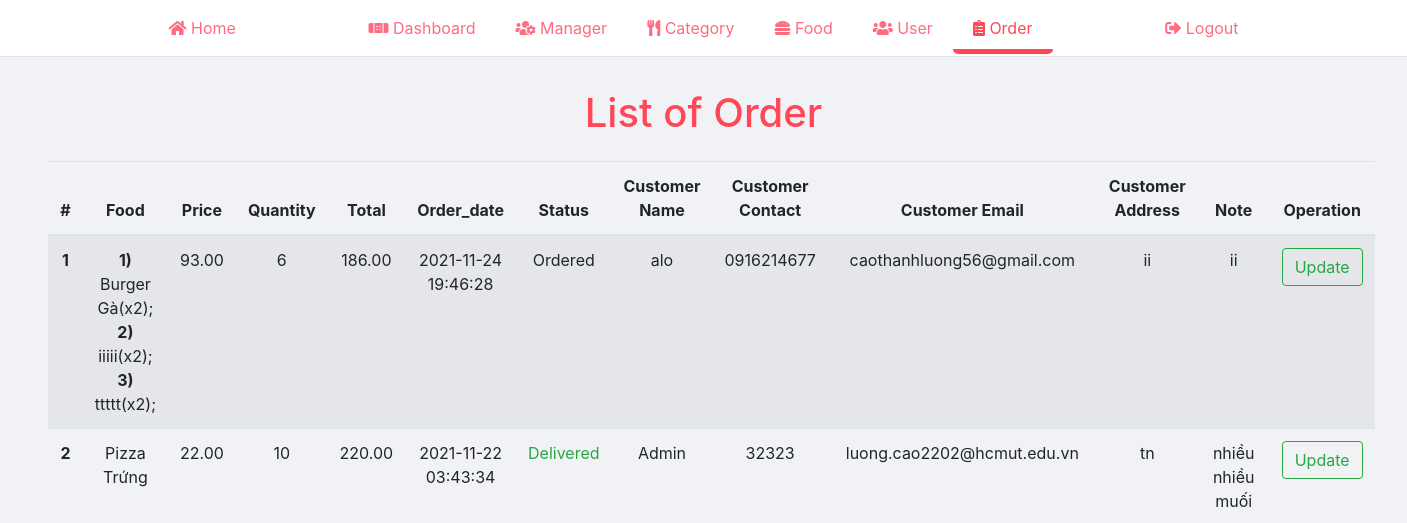
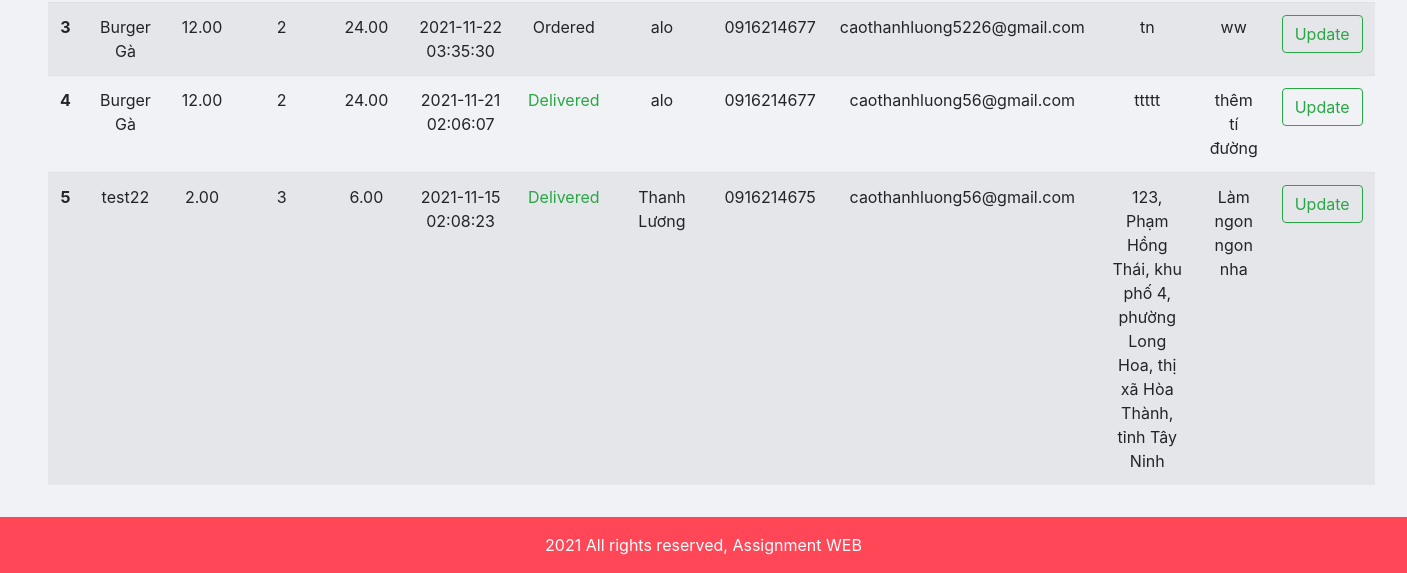
/manager_page/order/order.php (signed in), run on an earlier commit of the app's database (2 pictures, top to bottom).
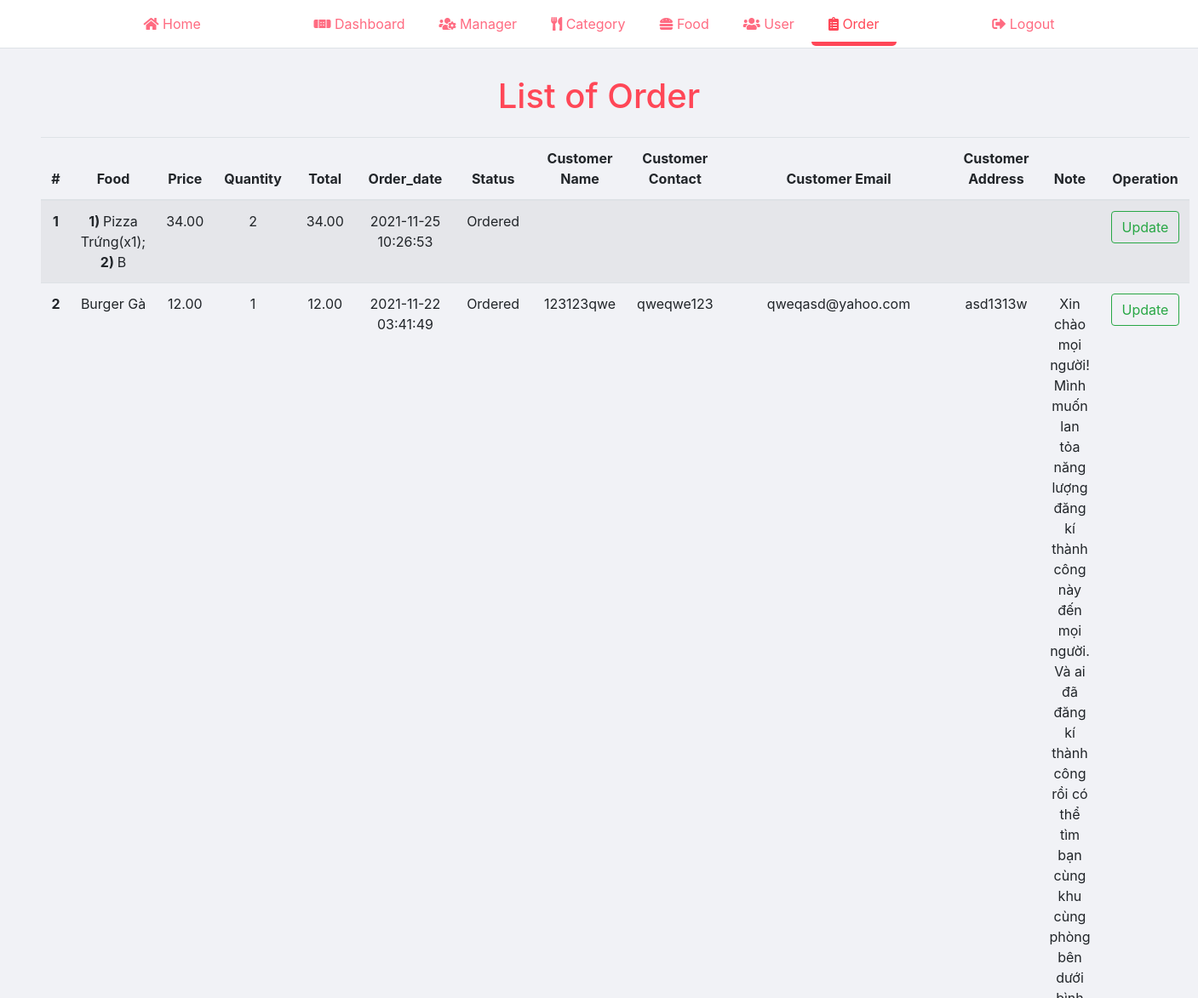
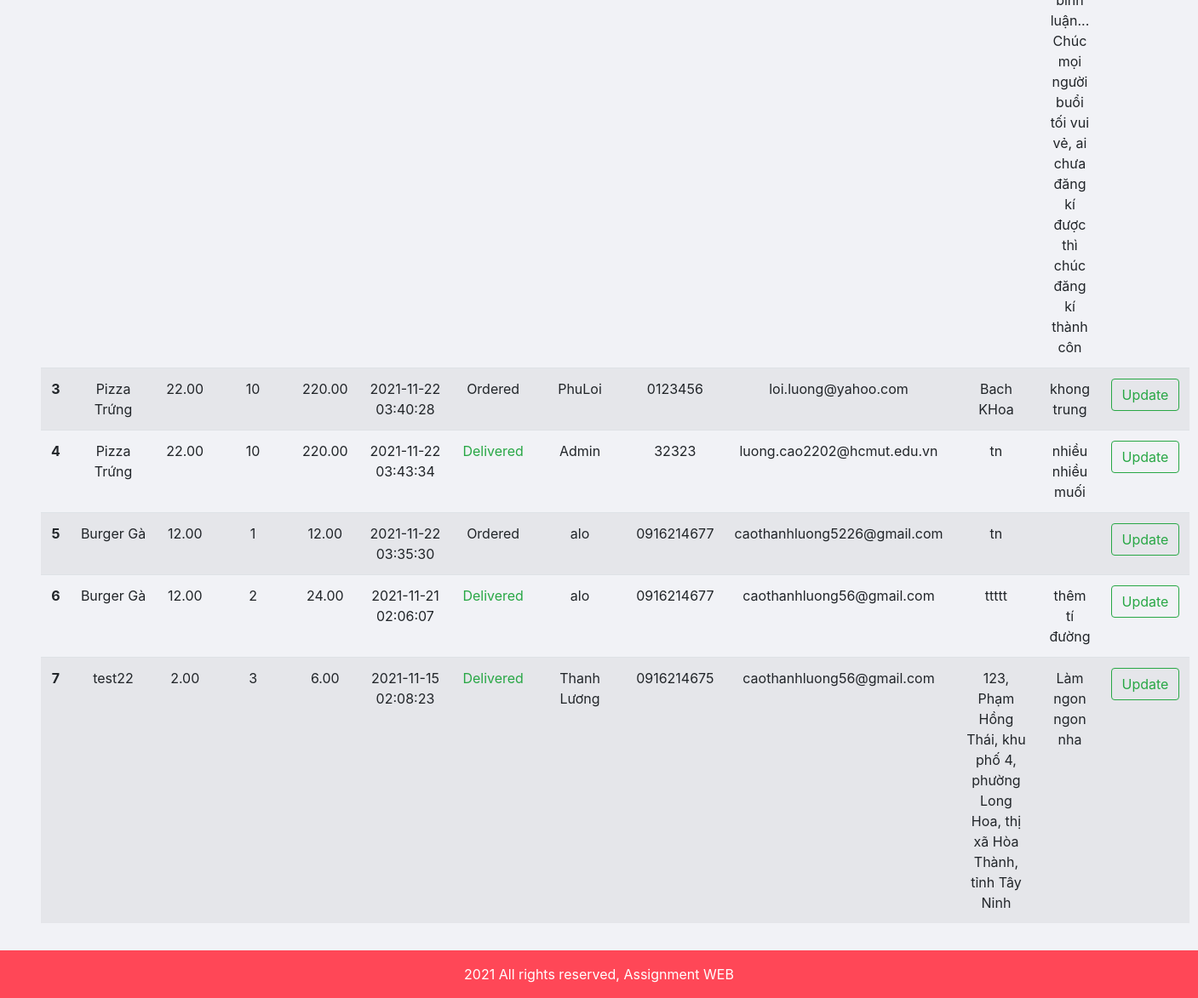
And on a later commit of the database (2 pictures, top to bottom).
### tables this page shows
CREATE TABLE `food_order` (
  `id` int(10) UNSIGNED NOT NULL,
  `food` varchar(100) NOT NULL,
  `price` decimal(10,2) NOT NULL,
  `quantity` int(11) NOT NULL,
  `total` decimal(10,2) NOT NULL,
  `order_date` datetime NOT NULL,
  `status` varchar(50) NOT NULL,
  `customer_name` varchar(150) NOT NULL,
  `customer_contact` varchar(20) NOT NULL,
  `customer_email` varchar(150) NOT NULL,
  `customer_address` varchar(255) NOT NULL,
  `note` varchar(255) NOT NULL
);

### manager_page/order/order.php (the view, shortened to what this page needs)
<?php
    include('../partials/header.php');
?>
    <div class="content">
        <div class="py-3 px-5 mobile__content">
            <h1 class="text-center primary-color mt-3">List of Order</h1>
            <table class="table table-striped mt-4 d-none d-xl-block">
                <thead>
                    <tr>
                        <th scope="col" class="text-center">#</th>
                        <th scope="col" class="text-center">Food</th>
                        <th scope="col" class="text-center">Price</th>
                        <th scope="col" class="text-center">Quantity</th>
                        <th scope="col" class="text-center">Total</th>
                        <th scope="col" class="text-center">Order_date</th>
                        <th scope="col" class="text-center">Status</th>
                        <th scope="col" class="text-center">Customer Name</th>
                        <th scope="col" class="text-center">Customer Contact</th>
                        <th scope="col" class="text-center">Customer Email</th>
                        <th scope="col" class="text-center">Customer Address</th>
                        <th scope="col" class="text-center">Note</th>
                        <th scope="col" class="text-center">Operation</th>
                    </tr>
                </thead>
                <tbody>
                    <?php
                        $sql = "SELECT * FROM food_order ORDER BY id DESC";
                        $res = mysqli_query($connection, $sql);
                        $n = 1;
                        $count = mysqli_num_rows($res);
                        if ($count > 0) {
                            while ($row = mysqli_fetch_assoc($res)) {
                                $id = $row['id'];
                                $food = $row['food'];
                                $price = $row['price'];
                                $quantity = $row['quantity'];
                                $total = $row['total'];
                                $order_date = $row['order_date'];
                                $status = $row['status'];
                                $customer_name = $row['customer_name'];
                                $customer_contact = $row['customer_contact'];
                                $customer_email = $row['customer_email'];
                                $customer_address = $row['customer_address'];
                                $note = $row['note'];
                                ?>
                                    <tr>
                                        <th scope="row" class="text-center"><?php echo $n++; ?></th>
                                        <td class="text-center"><?php echo $food; ?></td>
                                        <td class="text-center"><?php echo $price; ?></td>
                                        <td class="text-center"><?php echo $quantity; ?></td>
                                        <td class="text-center"><?php echo $total; ?></td>
                                        <td class="text-center"><?php echo $order_date; ?></td>
                                        <td class="text-center">
                                            <?php
                                                if ($status == "Ordered") {
                                                    echo "<label>$status</label>";
                                                }
                                                else if ($status == "On Delivery") {
                                                    echo "<label class='text-warning'>$status</label>";
                                                }
                                                else if ($status == "Delivered") {
                                                    echo "<label class='text-success'>$status</label>";
                                                }
                                                else if ($status == "Cancelled") {
                                                    echo "<label class='text-danger'>$status</label>";
                                                }
                                            ?>
                                        </td>
                                        <td class="text-center"><?php echo $customer_name; ?></td>
                                        <td class="text-center"><?php echo $customer_contact; ?></td>
                                        <td class="text-center"><?php echo $customer_email; ?></td>
                                        <td class="text-center"><?php echo $customer_address; ?></td>
                                        <td class="text-center"><?php echo $note; ?></td>
                                        <td class="text-center">
                                            <a href="<?php echo SITEURL; ?>manager_page/order/update_order.php?id=<?php echo $id; ?>" class="btn btn-outline-success">Update</a>
                                        </td>
                                    </tr>
                                <?php
                            }
                        } else {
                            ?>
                                <tr>
                                    <td colspan="13"><div class="text-danger">No Order</div></td>
                                </tr>
                            <?php
                        }
                    ?>
                </tbody>
            </table>
        </div>
    </div>
<?php
    include('../partials/footer.php');
?>

### manager_page/partials/header.php (shortened to what this page needs)
<!DOCTYPE html>
<html lang="en">
<head>
    <?php
        if ($_SERVER['SCRIPT_NAME'] == "/assignmentWEB/manager_page/index.php") {
            echo "<link rel='stylesheet' href='../css/bootstrap.min.css'>";
        } else {
            echo "<link rel='stylesheet' href='../../css/bootstrap.min.css'>";
        }
        if ($_SERVER['SCRIPT_NAME'] == "/assignmentWEB/manager_page/index.php") {
            echo "<link rel='stylesheet' href='../css/manager.css'>";
        } else {
            echo "<link rel='stylesheet' href='../../css/manager.css'>";
        }
        if ($_SERVER['SCRIPT_NAME']=="/assignmentWEB/manager_page/index.php") {
            echo "<link rel='stylesheet' href='../font/fontawesome-free-5.15.4/css/all.min.css'>";
        } else {
            echo "<link rel='stylesheet' href='../../font/fontawesome-free-5.15.4/css/all.min.css'>";
        }
    ?>
</head>
<body>
    <div class="header border-bottom">
        <div class="py-3 container">
            <div class="mb-0 pl-0 d-flex justify-content-between align-items-center">
                <div>
                    <div class="">
                        <a class="header__item" href="<?php echo SITEURL; ?>">
                            <i class="fas fa-home"></i>
                            Home
                        </a>
                    </div>
                </div>
                <div class="d-none d-md-flex">
                    <div class="">
                        <a <?php if($_SERVER['SCRIPT_NAME']=="/assignmentWEB/manager_page/index.php") { ?>  class="header__item active"   <?php   }?> class="header__item" href="<?php echo SITEURL; ?>manager_page/index.php">
                            <i class="fas fa-band-aid"></i>
                            Dashboard
                        </a>
                    </div>
                    <div class="">
                        <a <?php if($_SERVER['SCRIPT_NAME']=="/assignmentWEB/manager_page/manager/manager.php" || $_SERVER['SCRIPT_NAME']=="/assignmentWEB/manager_page/manager/add_manager.php" || $_SERVER['SCRIPT_NAME']=="/assignmentWEB/manager_page/manager/update_manager.php" || $_SERVER['SCRIPT_NAME']=="/assignmentWEB/manager_page/manager/change_password.php") { ?>  class="header__item active"   <?php   }?> class="header__item" href="<?php echo SITEURL; ?>manager_page/manager/manager.php">
                            <i class="fas fa-users-cog"></i>
                            Manager
                        </a>
                    </div>
                    <div class="">
                        <a <?php if($_SERVER['SCRIPT_NAME']=="/assignmentWEB/manager_page/category/category.php" || $_SERVER['SCRIPT_NAME']=="/assignmentWEB/manager_page/category/add_category.php" || $_SERVER['SCRIPT_NAME']=="/assignmentWEB/manager_page/category/update_category.php") { ?>  class="header__item active"   <?php   }?> class="header__item" href="<?php echo SITEURL; ?>manager_page/category/category.php">
                            <i class="fas fa-utensils"></i>
                            Category
                        </a>
                    </div>
                    <div class="">
                        <a <?php if($_SERVER['SCRIPT_NAME']=="/assignmentWEB/manager_page/food/food.php" || $_SERVER['SCRIPT_NAME']=="/assignmentWEB/manager_page/food/add_food.php" || $_SERVER['SCRIPT_NAME']=="/assignmentWEB/manager_page/food/update_food.php") { ?>  class="header__item active"   <?php   }?> class="header__item" href="<?php echo SITEURL; ?>manager_page/food/food.php">
                            <i class="fas fa-hamburger"></i>
                            Food
                        </a>
                    </div>
                    <div class="">
                        <a <?php if($_SERVER['SCRIPT_NAME']=="/assignmentWEB/manager_page/user/user.php" || $_SERVER['SCRIPT_NAME']=="/assignmentWEB/manager_page/user/update_user.php" || $_SERVER['SCRIPT_NAME']=="/assignmentWEB/manager_page/user/change_password.php") { ?>  class="header__item active"   <?php   }?> class="header__item" href="<?php echo SITEURL; ?>manager_page/user/user.php">
                            <i class="fas fa-users"></i>
                            User
                        </a>
                    </div>
                    <div class="">
                        <a <?php if($_SERVER['SCRIPT_NAME']=="/assignmentWEB/manager_page/order/order.php" || $_SERVER['SCRIPT_NAME']=="/assignmentWEB/manager_page/order/update_order.php") { ?>  class="header__item active"   <?php   }?> class="header__item" href="<?php echo SITEURL; ?>manager_page/order/order.php">
                            <i class="fas fa-clipboard-list"></i>
                            Order
                        </a>
                    </div>
                </div>
                <div class="d-none d-md-flex">
                    <div class="">
                        <a class="header__item" href="<?php echo SITEURL; ?>manager_page/logout.php">
                            <i class="fas fa-sign-out-alt"></i>
                            Logout
                        </a>
                    </div>
                </div>
            </div>
        </div>
    </div>

### manager_page/partials/footer.php (shortened to what this page needs)
    <div class="footer">
        <div class="py-3 container">
            <p class="mb-0 text-center">2021 All rights reserved, Assignment WEB</p>
        </div>
    </div>
</body>
</html>

### css/manager.css (style rules this page uses)
.primary-color { color: #ff4757; }
.header__item { min-width: 80px; padding: 16px 20px 11px 20px; color: #ff6b81; border-radius: 5px; border-bottom: 5px solid transparent; cursor: pointer; transition: all 0.5s ease; }
.header__item.active { color: #ff4757; opacity: 1; border-color: #ff4757; }
.content { background-color: #f1f2f6; min-height: calc(100vh - 113px); }
.footer { background-color: #ff4757; color: white; }

What changed in the data, as far as the page shows it:
removed food_order: food "1) Burger Gà(x2); 2) iiiii(x2); 3) ttttt(x2);", price "93.00", quantity "6", total "186.00", order_date "2021-11-24 19:46:28", status "Ordered", customer_name "alo", customer_contact "0916214677", customer_email "caothanhluong56@gmail.com", customer_address "ii", note "ii"
added food_order: food "1) Pizza Trứng(x1); 2) B", price "34.00", quantity "2", total "34.00", order_date "2021-11-25 10:26:53", status "Ordered"
added food_order: food "Burger Gà", price "12.00", quantity "1", total "12.00", order_date "2021-11-22 03:41:49", status "Ordered", customer_name "123123qwe", customer_contact "qweqwe123", customer_email "qweqasd@yahoo.com", customer_address "asd1313w", note "Xin chào mọi người! Mình muốn lan tỏa năng lượng đăng kí thành công này đến mọi người. Và ai đã đăng kí thành công rồi có thể tìm bạn cùng khu cùng phòng bên dưới bình luận... Chúc mọi người buổi tối vui vẻ, ai chưa đăng kí được thì chúc đăng kí thành côn"
added food_order: food "Pizza Trứng", price "22.00", quantity "10", total "220.00", order_date "2021-11-22 03:40:28", status "Ordered", customer_name "PhuLoi", customer_contact "0123456", customer_email "loi.luong@yahoo.com", customer_address "Bach KHoa", note "khong trung"
changed food_order "caothanhluong5226@gmail.com": quantity "2" → "1"; total "24.00" → "12.00"; note "ww" → (not shown)
